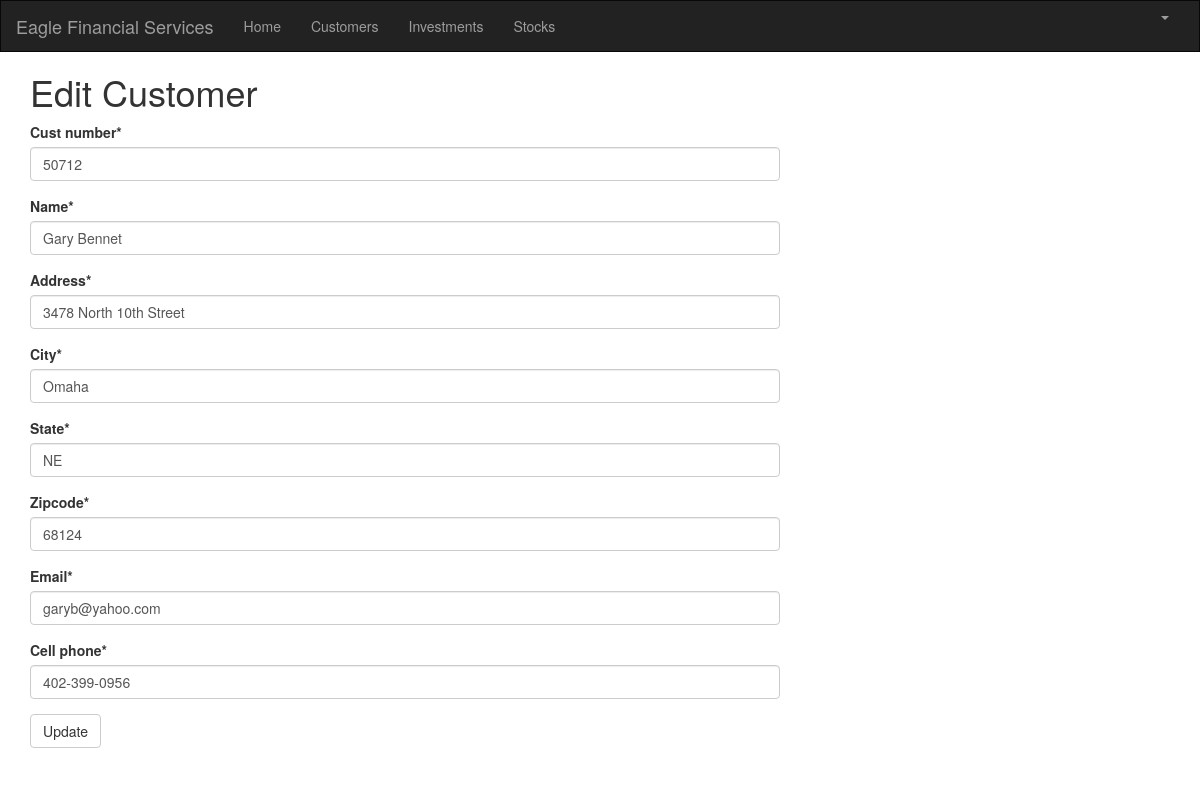
Page /customer/2/edit/ (signed in) on the committed database.
### portfolio/models.py (models this page shows, shortened)
class Customer(models.Model):
    name = models.CharField(max_length=50)
    address = models.CharField(max_length=200)
    cust_number = models.IntegerField(blank=False, null=False)
    city = models.CharField(max_length=50)
    state = models.CharField(max_length=50)
    zipcode = models.CharField(max_length=10)
    email = models.EmailField(max_length=200)
    cell_phone = models.CharField(max_length=50)
    created_date = models.DateTimeField(
        default=timezone.now)
    updated_date = models.DateTimeField(auto_now_add=True)

### portfolio/views.py (the view)
# urls.py: path('customer/<int:pk>/edit/', views.customer_edit, name='customer_edit'),
@login_required
def customer_edit(request, pk):
   customer = get_object_or_404(Customer, pk=pk)
   if request.method == "POST":
       form = CustomerForm(request.POST, instance=customer)
       if form.is_valid():
           customer = form.save(commit=False)
           customer.updated_date = timezone.now()
           customer.save()
           customer = Customer.objects.filter(created_date__lte=timezone.now())
           return render(request, 'portfolio/customer_list.html',
                         {'customers': customer})
   else:
       form = CustomerForm(instance=customer)
   return render(request, 'portfolio/customer_edit.html', {'form': form})

### portfolio/forms.py
class CustomerForm(forms.ModelForm):
    class Meta:
        model = Customer
        fields = ('cust_number', 'name', 'address', 'city', 'state', 'zipcode', 'email', 'cell_phone',)

### portfolio/templates/portfolio/customer_edit.html
{% extends 'portfolio/base.html' %}
{% load crispy_forms_tags %}
{% block content%}
    <h1>Edit Customer</h1>
    <form method="POST" class="customer-form">{% csrf_token %}
        {{ form|crispy }}
        <button type="submit" class="save btn btn-default">Update</button>
    </form>
{% endblock %}

### rows in the picture
Customer: cust_number "50712", name "Gary Bennet", address "3478 North 10th Street", city "Omaha", state "NE", zipcode "68124", email "garyb@yahoo.com", cell_phone "402-399-0956"
